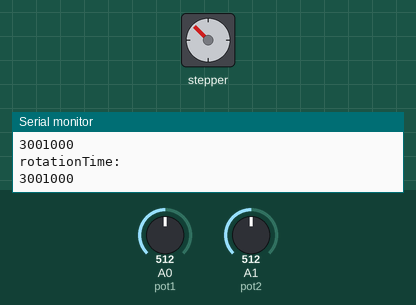
Simulated run of this sketch. Board: Arduino Uno, built with avr-gcc and run on an emulated ATmega328P. On the bench: stepper motor, the last lines printed to the serial monitor. Wiring (inferred from the names in the program): stepper motor driver (200 steps per turn assumed): step pin 10; direction pin 11; enable pin 12. The test bench sets the inputs (shaded band); at power-on: A0 (pot1) = 512, A1 (pot2) = 512.

Above: at 1.28 s.
1.3 s: A0 (pot1) set to 716
At 1.74 s:
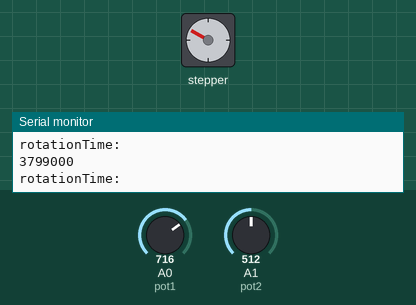
4.3 s: A0 (pot1) set to 511
At 4.45 s:
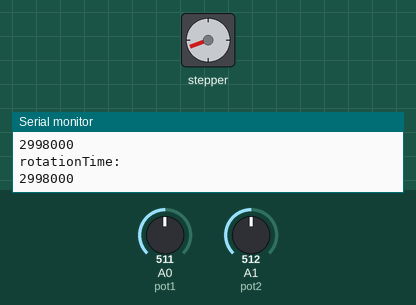
7.3 s: A0 (pot1) set to 900
At 8.35 s:
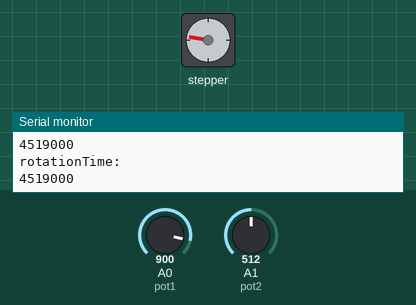
10.3 s: A0 (pot1) set to 1023
At 10.48 s:
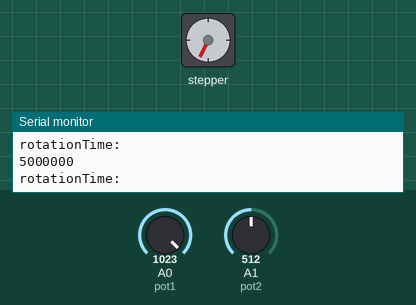
13.3 s: A0 (pot1) set to 306
16.3 s: A1 (pot2) set to 716
Timing chart, 0 to 20.3 s (numbered marks = the images above; inputs shaded):
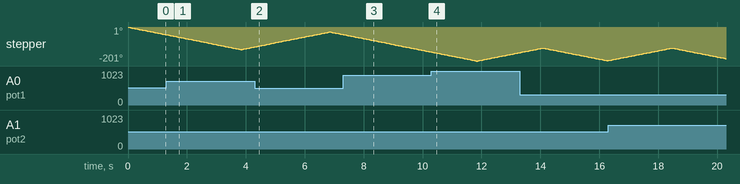

The sketch:

simpleVentilator.ino
```cpp
const int STEP = 10;
const int DIR = 11;
const int EN = 12;
int sSpeed = 25;
int speed_ = 1;
int direction_ = 1;
signed long nTime = micros();
signed long nSpeed = micros();
long rotationTime = 10000;
const int pot1    = A0; // Hız potansiyometresinin bağlı olduğu pin
const int pot2    = A1; // Zaman potansiyometresinin bağlı olduğu pin
signed long minimumTime = 1000; // Minimum süre ms bazında
signed long maximumTime = 5000; // Maksimum süre ms bazında
signed long minimumSpeed = 200; // Minimum hız adım bazında
signed long maximumSpeed = 10000; // Maksimum hız adım bazında

void setup() {
Serial.begin(9600);
  pinMode(STEP, OUTPUT);
  pinMode(DIR, OUTPUT);
  pinMode(EN, OUTPUT);
  digitalWrite(DIR, HIGH);
  digitalWrite(EN, LOW);
}

void loop() {

  // Serial.println(micros());
  int val = analogRead(pot1);
  int val2 = analogRead(pot2);

  if (micros() - nTime > rotationTime)
  {
    direction_ *= -1;
    nTime = micros();
  }

  if (micros() - nSpeed > sSpeed)
  {
    speed_ *= -1;
    nSpeed = micros();
  }

  if (  rotationTime != map(val, 0, 1023, minimumTime, maximumTime) )
  {
     Serial.println("rotationTime: ");
     Serial.println(rotationTime);
    rotationTime = map(val, 0, 1023, minimumTime, maximumTime);
    rotationTime = rotationTime*1000;
  }

  if (  sSpeed != map(val2, 0, 1023, maximumSpeed, minimumSpeed) )
  {
     Serial.println("sSpeed: ");
     Serial.println(sSpeed);
    sSpeed = map(val2, 0, 1023, maximumSpeed, minimumSpeed);
  }

  if (direction_ == 1)
    digitalWrite(DIR, LOW);
  if (direction_ == -1)
    digitalWrite(DIR, HIGH);
  if (speed_ == 1)
    digitalWrite(STEP, LOW);
  if (speed_ == -1)
    digitalWrite(STEP, HIGH);

}
```
